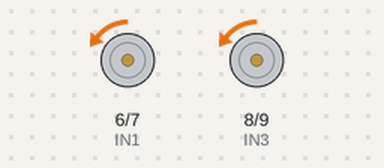
Simulated run of this sketch. Board: Arduino Uno, built with avr-gcc and run on an emulated ATmega328P. Shown: motor-driver pin pairs drawn as motors (green arrow = first pin HIGH = forward, orange = second pin HIGH = backward, longer = more drive, scaled by the enable pin).

Above: at 0.05 s.
At 2.35 s:
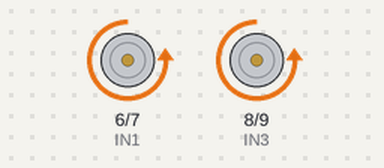
At 4.65 s:
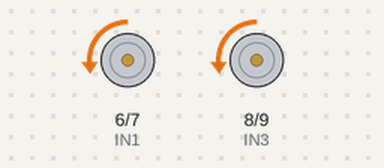
At 9.85 s:
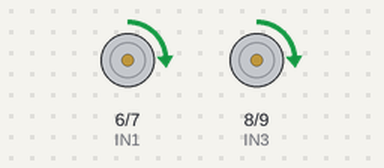
Timing chart, 0 to 13.3 s (numbered marks = the images above):
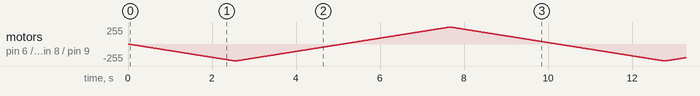

The sketch:

l298n_test.ino
```cpp
#define ENA 5
#define ENB 10
#define IN1 6
#define IN2 7
#define IN3 8
#define IN4 9
#define SPEED 10

void setup() {
    pinMode(ENA, OUTPUT);
    pinMode(ENB, OUTPUT);
    pinMode(IN1, OUTPUT);
    pinMode(IN2, OUTPUT);
    pinMode(IN3, OUTPUT);
    pinMode(IN4, OUTPUT);
}

void loop() {
    digitalWrite(IN1, LOW);
    digitalWrite(IN2, HIGH);
    digitalWrite(IN3, LOW);
    digitalWrite(IN4, HIGH);
    for (uint8_t p = 0; p < 255; p++){
        analogWrite(ENA, p);
        analogWrite(ENB, p);
        delay(SPEED);
    }
    digitalWrite(IN1, LOW);
    digitalWrite(IN2, HIGH);
    digitalWrite(IN3, LOW);
    digitalWrite(IN4, HIGH);
    for (uint8_t p = 255; p > 0; p--){
        analogWrite(ENA, p);
        analogWrite(ENB, p);
        delay(SPEED);
    }
    digitalWrite(IN1, HIGH);
    digitalWrite(IN2, LOW);
    digitalWrite(IN3, HIGH);
    digitalWrite(IN4, LOW);
    for (uint8_t p = 0; p < 255; p++){
        analogWrite(ENA, p);
        analogWrite(ENB, p);
        delay(SPEED);
    }
    digitalWrite(IN1, HIGH);
    digitalWrite(IN2, LOW);
    digitalWrite(IN3, HIGH);
    digitalWrite(IN4, LOW);
    for (uint8_t p = 255; p > 0; p--){
        analogWrite(ENA, p);
        analogWrite(ENB, p);
        delay(SPEED);
    }
}
```
